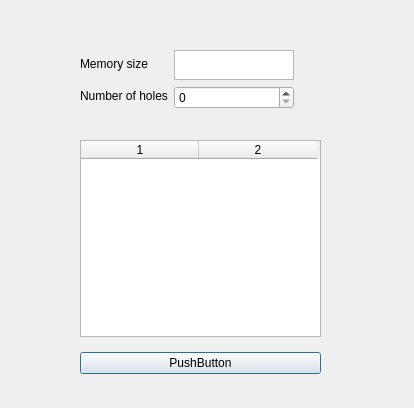
<?xml version="1.0" encoding="UTF-8"?>
<ui version="4.0">
 <class>input_window</class>
 <widget class="QDialog" name="input_window">
  <property name="geometry">
   <rect>
    <x>0</x>
    <y>0</y>
    <width>414</width>
    <height>408</height>
   </rect>
  </property>
  <property name="windowTitle">
   <string>Dialog</string>
  </property>
  <widget class="QWidget" name="layoutWidget">
   <property name="geometry">
    <rect>
     <x>80</x>
     <y>50</y>
     <width>241</width>
     <height>81</height>
    </rect>
   </property>
   <layout class="QGridLayout" name="gridLayout">
    <property name="sizeConstraint">
     <enum>QLayout::SetFixedSize</enum>
    </property>
    <item row="0" column="1">
     <layout class="QVBoxLayout" name="verticalLayout">
      <item>
       <widget class="QTextEdit" name="size">
        <property name="maximumSize">
         <size>
          <width>120</width>
          <height>30</height>
         </size>
        </property>
       </widget>
      </item>
      <item>
       <widget class="QSpinBox" name="holes">
        <property name="maximumSize">
         <size>
          <width>120</width>
          <height>30</height>
         </size>
        </property>
        <property name="maximum">
         <number>1000000</number>
        </property>
       </widget>
      </item>
     </layout>
    </item>
    <item row="0" column="0">
     <layout class="QVBoxLayout" name="verticalLayout_2">
      <item>
       <widget class="QLabel" name="label">
        <property name="maximumSize">
         <size>
          <width>120</width>
          <height>30</height>
         </size>
        </property>
        <property name="text">
         <string>Memory size</string>
        </property>
       </widget>
      </item>
      <item>
       <widget class="QLabel" name="label_2">
        <property name="maximumSize">
         <size>
          <width>120</width>
          <height>30</height>
         </size>
        </property>
        <property name="text">
         <string>Number of holes</string>
        </property>
       </widget>
      </item>
     </layout>
    </item>
   </layout>
  </widget>
  <widget class="QWidget" name="layoutWidget">
   <property name="geometry">
    <rect>
     <x>80</x>
     <y>140</y>
     <width>241</width>
     <height>234</height>
    </rect>
   </property>
   <layout class="QVBoxLayout" name="verticalLayout_3" stretch="0,0">
    <property name="spacing">
     <number>15</number>
    </property>
    <property name="bottomMargin">
     <number>0</number>
    </property>
    <item>
     <widget class="QTableWidget" name="tableWidget">
      <property name="columnCount">
       <number>2</number>
      </property>
      <attribute name="horizontalHeaderVisible">
       <bool>true</bool>
      </attribute>
      <attribute name="horizontalHeaderDefaultSectionSize">
       <number>118</number>
      </attribute>
      <attribute name="verticalHeaderDefaultSectionSize">
       <number>30</number>
      </attribute>
      <attribute name="verticalHeaderMinimumSectionSize">
       <number>21</number>
      </attribute>
      <column/>
      <column/>
     </widget>
    </item>
    <item>
     <widget class="QPushButton" name="pushButton">
      <property name="text">
       <string>PushButton</string>
      </property>
     </widget>
    </item>
   </layout>
  </widget>
 </widget>
 <tabstops>
  <tabstop>size</tabstop>
  <tabstop>holes</tabstop>
  <tabstop>tableWidget</tabstop>
  <tabstop>pushButton</tabstop>
 </tabstops>
 <resources/>
 <connections/>
</ui>
